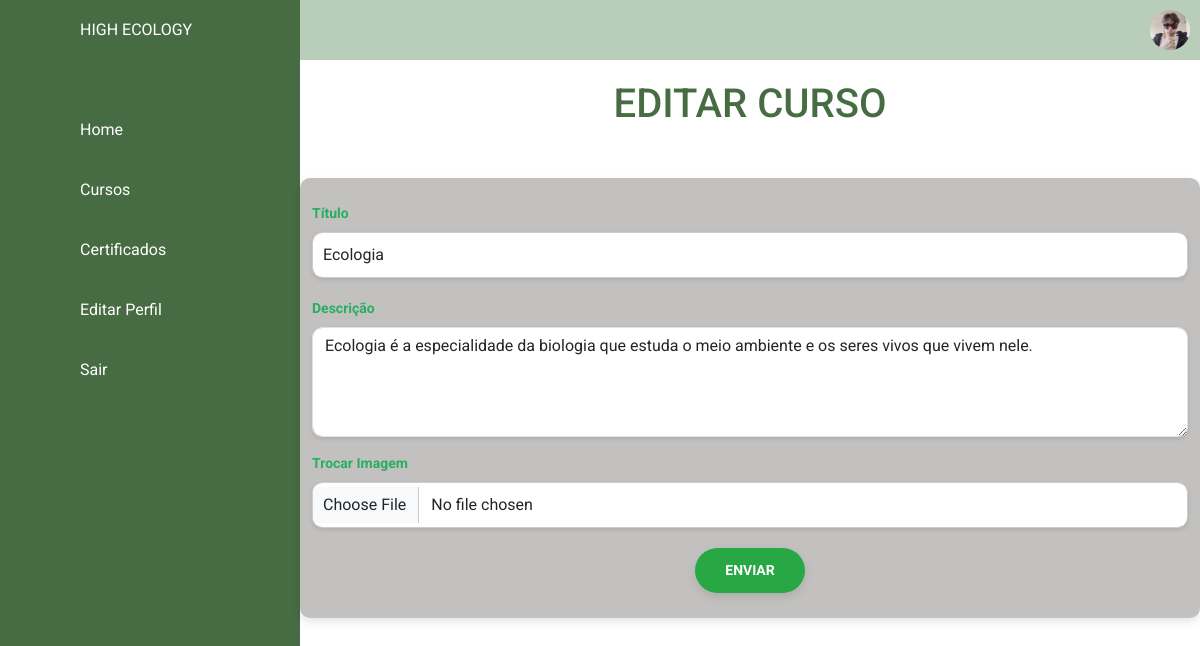
The app's page /html/gerenciar-cursos-edit.php?id=39 (signed in) with its own data.
### tables this page shows
CREATE TABLE `cursos` (
  `id` int(11) NOT NULL,
  `title` varchar(255) NOT NULL,
  `description` text NOT NULL,
  `image` varchar(255) NOT NULL,
  `created_at` timestamp NOT NULL DEFAULT current_timestamp()
);

### html/gerenciar-cursos-edit.php (the view, shortened to what this page needs)
<?php
            include('../php/config.php');
            $id = $_GET['id'];
            $stmt = $pdo->prepare('SELECT * FROM cursos WHERE id = ?');
            $stmt->execute([$id]);
            $course = $stmt->fetch();
?>
<!DOCTYPE html>
<html lang="pt-br">
<head>
    <link rel="stylesheet" href="https://maxcdn.bootstrapcdn.com/bootstrap/4.0.0/css/bootstrap.min.css">
    <link rel="stylesheet" href="https://stackpath.bootstrapcdn.com/bootstrap/4.0.0/js/bootstrap.bundle.min.js">
    <link rel="stylesheet" href="https://cdnjs.cloudflare.com/ajax/libs/jquery/3.2.1/jquery.min.js">
    <link rel="stylesheet" href="../css/all.css">
    <link rel="stylesheet" href="../css/forms.css">
    <link rel="stylesheet" href="../css/all.css">
    <link rel="stylesheet" href="../css/conteudo-main-logado.css">
    <?php  if($_SESSION["user"]['tabela'] == "professor") {?>
        <link rel="stylesheet" href="../css/leftnavbarprofessor.css">
        <link rel="stylesheet" href="../css/topbarprofessor.css">
    <?php } else if($_SESSION["user"]['tabela'] == "aluno") {?>
        <link rel="stylesheet" href="../css/leftnavbar.css">
        <link rel="stylesheet" href="../css/topbar.css">
    <?php } ?>
    <link rel="stylesheet" href="../css/editar-perfil.css">
    <link href="https://cdn.jsdelivr.net/npm/bootstrap@5.3.0-alpha1/dist/css/bootstrap.min.css" rel="stylesheet">
    <link rel="stylesheet" href="../css/gerenciar-cursos.css">
</head>
<body>
    <div class = "container-p">
        <div class = "navegacao">
            <ul style="padding: 0px 0px 0px 0px; margin: 0px 0px 0px 0px;">
            <li>
                    <a href = "#">
                        <span class = "icone">
                        </span>
                        <span class = "titulo">HIGH ECOLOGY</span>
                    </a>
                </li>
                <?php
                if($_SESSION["user"]['tabela'] == "aluno")
                {?>
                <li>
                    <a href = "perfil.php">
                        <span class = "icone">
                        </span>
                        <span class = "titulo">Home</span>
                    </a>
                </li>
                <?php } ?>
                <?php
                if($_SESSION["user"]['tabela'] == "aluno"){
                    if($_SESSION['dados_user']['matriculado'] == true)
                    {?>
                    <li>
                        <a href = "cursos.php">
                            <span class = "icone">
                            </span>
                            <span class = "titulo">Cursos</span>
                        </a>
                    </li>
                <?php }} ?>
                <?php
                if($_SESSION["user"]['tabela'] == "aluno")
                {?>
                <li>
                    <a href = "certificados.php">
                        <span class = "icone">
                        </span>
                        <span class = "titulo">Certificados</span>
                    </a>
                </li>
                <?php } ?>
                <li>
                    <a href = "editar-perfil.php">
                        <span class = "icone">
                        </span>
                        <span class = "titulo">Editar Perfil</span>
                    </a>
                </li>
                <li>
                    <a href = "../php/logout.php">
                        <span class = "icone">
                        </span>
                        <span class = "titulo">Sair</span>
                    </a>
                </li>
            </ul>
        </div>
        <div class = "main-p">
            <div class = "topbar">
                <div class = "toggle">
                </div>
                <div class = "user">
                    <a href="editar-perfil.php">
                        <img src="<?php if($_SESSION["user"]['tabela'] == "aluno") { echo $_SESSION['dados_user']['img']; } elseif($_SESSION["user"]['tabela'] == "professor") { echo "../img/icon.png";} ?>" alt="foto de perfil">
                    </a>
                </div>
            </div>
            <header>
            <h1>Editar Curso</h1>
            </header>
            <div class="container">
            <form action="" method="POST" enctype="multipart/form-data">
                <div class="mb-3">
                    <label for="title" class="form-label">Título</label>
                    <input type="text" name="title" value="<?php echo htmlspecialchars($course['title']); ?>" class="form-control" required>
                </div>
                <div class="mb-3">
                    <label for="description" class="form-label">Descrição</label>
                    <textarea name="description" class="form-control" rows="4" required><?php echo htmlspecialchars($course['description']); ?></textarea>
                </div>
                <div class="mb-3">
                        <label for="image" class="form-label">Trocar Imagem </label>
                        <input type="file" name="image" class="form-control">
                    </div>
            <button type="submit" class = "btn bnt-sucess">Enviar</button>
            </form>
        </div>
</body>
</html>

### css/all.css (style rules this page uses)
* { margin: 0; padding: 0; box-sizing: border-box; font-family: 'Roboto', sans-serif; }
body { background-color: #f2f2f2; }

### css/forms.css (style rules this page uses)
body { font-family: 'Arial', sans-serif; background-color: #f4f8f9; color: #333; margin: 0; padding: 0; }
.container { max-width: 600px; margin: 50px auto; background-color: #2b282349; border-radius: 10px; box-shadow: 0 4px 10px rgba(0, 0, 0, 0.1); padding: 25px; }
h1 { text-align: center; color: #27ae60; font-size: 28px; font-weight: bold; margin-bottom: 25px; }
.form-label { font-weight: bold; color: #27ae60; font-size: 14px; margin-bottom: 5px; display: block; }
input[type="text"], textarea, input[type="file"] { width: 100%; padding: 10px; border: 1px solid #ccc; border-radius: 5px; font-size: 16px; margin-bottom: 20px; box-sizing: border-box; transition: all 0.3s ease; }
button[type="submit"] { display: block; width: auto; background-color: #27ae60; color: #ffffff; padding: 8px 16px; border: none; border-radius: 5px; font-size: 14px; font-weight: bold; text-transform: uppercase; cursor: pointer; transition: all 0.3s ease; margin: 0 auto; }
.mb-3 { margin-bottom: 20px; }
textarea::placeholder, input::placeholder { font-style: italic; color: #aaa; }

### css/conteudo-main-logado.css (style rules this page uses)
:root { --verde: #476b43; --white: #fff; --gray: #f5f5f5; --black1: #222; --black2: #999; }
.container-p { position: relative; width: 100%; }
.main-p { position: absolute; width: calc(100% - 300px); left: 300px; min-height: 100vh; background: var(--white); transition: all 0.5s ease; }

### css/leftnavbar.css (style rules this page uses)
:root { --verde: #476b43; --white: #fff; --gray: #f5f5f5; --black1: #222; --black2: #999; }
.navegacao { position: fixed; width: 300px; height: 100%; background: var(--verde); border-left: 10px solid var(--verde); transition: 0.5s; overflow: hidden; }
.navegacao ul { position: absolute; top: 0; left: 0; width: 100%; }
.navegacao ul li { position: relative; width: 100%; list-style: none; border-top-left-radius: 30px; border-bottom-left-radius: 30px; }
.navegacao ul li:nth-child(1) { margin-bottom: 40px; pointer-events: none; }
.navegacao ul li a { position: relative; display: block; width: 100%; display: flex; text-decoration: none; color: var(--white); }
.navegacao ul li a .icone { position: relative; display: block; min-width: 60px; height: 60px; line-height: 75px; text-align: center; }
.navegacao ul li a .titulo { position: relative; display: block; padding: 0 10px; height: 60px; line-height: 60px; text-align: start; white-space: nowrap; }

### css/topbar.css (style rules this page uses)
:root { --verde: #476b43; --white: #fff; --gray: #f5f5f5; --black1: #222; --black2: #999; }
.topbar { width: 100%; height: 60px; display: flex; justify-content: space-between; align-items: center; padding: 0 10px; background-color: #b9ceb9; }
.toggle { position: relative; width: 60px; height: 60px; display: flex; justify-content: center; align-items: center; font-size: 2.5rem; cursor: pointer; transition: all 0.2s ease; }
.user { position: relative; width: 40px; height: 40px; border-radius: 50%; overflow: hidden; cursor: pointer; }
.user img { position: absolute; top: 0; left: 0; width: 100%; height: 100%; object-fit: cover; }

### css/gerenciar-cursos.css (style rules this page uses)
header { background-color: #fff; padding-top: 20px; color: #476b43; text-align: center; font-size: 24px; font-weight: bold; text-transform: uppercase; }
form .form-control { border-radius: 10px; box-shadow: 0 2px 4px rgba(0, 0, 0, 0.1); }
form button[type="submit"] { background-color: #28a745; color: white; border: none; padding: 12px 30px; border-radius: 50px; box-shadow: 0 4px 10px rgba(0, 0, 0, 0.1); transition: background-color 0.3s ease; }
.form-control { margin-bottom: 15px; }

### records on screen
cursos: title "Ecologia", description "Ecologia é a especialidade da biologia que estuda o meio ambiente e os seres vivos que vivem nele."
